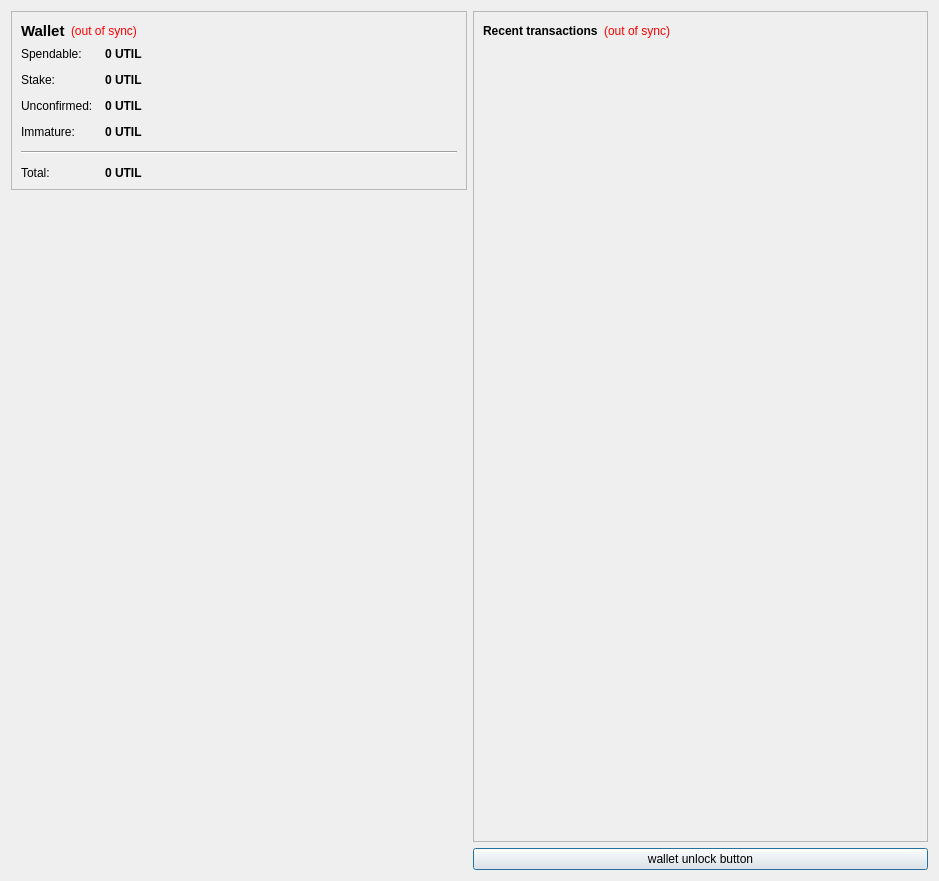
<?xml version="1.0" encoding="UTF-8"?>
<ui version="4.0">
 <class>OverviewPage</class>
 <widget class="QWidget" name="OverviewPage">
  <property name="geometry">
   <rect>
    <x>0</x>
    <y>0</y>
    <width>939</width>
    <height>881</height>
   </rect>
  </property>
  <property name="windowTitle">
   <string>Form</string>
  </property>
  <layout class="QHBoxLayout" name="horizontalLayout" stretch="0,0">
   <item>
    <layout class="QVBoxLayout" name="verticalLayout_2">
     <item>
      <widget class="QFrame" name="frame">
       <property name="frameShape">
        <enum>QFrame::StyledPanel</enum>
       </property>
       <property name="frameShadow">
        <enum>QFrame::Raised</enum>
       </property>
       <layout class="QVBoxLayout" name="verticalLayout_4">
        <item>
         <layout class="QHBoxLayout" name="horizontalLayout_4">
          <item>
           <widget class="QLabel" name="label_5">
            <property name="font">
             <font>
              <pointsize>11</pointsize>
              <weight>75</weight>
              <bold>true</bold>
             </font>
            </property>
            <property name="text">
             <string>Wallet</string>
            </property>
           </widget>
          </item>
          <item>
           <widget class="QLabel" name="labelWalletStatus">
            <property name="toolTip">
             <string>The displayed information may be out of date. Your wallet automatically synchronizes with the UtilityCoin network after a connection is established, but this process has not completed yet.</string>
            </property>
            <property name="styleSheet">
             <string notr="true">QLabel { color: red; }</string>
            </property>
            <property name="text">
             <string notr="true">(out of sync)</string>
            </property>
            <property name="alignment">
             <set>Qt::AlignLeading|Qt::AlignLeft|Qt::AlignVCenter</set>
            </property>
           </widget>
          </item>
          <item>
           <spacer name="horizontalSpacer_2">
            <property name="orientation">
             <enum>Qt::Horizontal</enum>
            </property>
            <property name="sizeHint" stdset="0">
             <size>
              <width>40</width>
              <height>20</height>
             </size>
            </property>
           </spacer>
          </item>
         </layout>
        </item>
        <item>
         <layout class="QFormLayout" name="formLayout_2">
          <property name="fieldGrowthPolicy">
           <enum>QFormLayout::AllNonFixedFieldsGrow</enum>
          </property>
          <property name="horizontalSpacing">
           <number>12</number>
          </property>
          <property name="verticalSpacing">
           <number>12</number>
          </property>
          <item row="0" column="0">
           <widget class="QLabel" name="label">
            <property name="text">
             <string>Spendable:</string>
            </property>
           </widget>
          </item>
          <item row="0" column="1">
           <widget class="QLabel" name="labelBalance">
            <property name="font">
             <font>
              <weight>75</weight>
              <bold>true</bold>
             </font>
            </property>
            <property name="cursor">
             <cursorShape>IBeamCursor</cursorShape>
            </property>
            <property name="toolTip">
             <string>Your current spendable balance</string>
            </property>
            <property name="text">
             <string notr="true">0 UTIL</string>
            </property>
            <property name="textInteractionFlags">
             <set>Qt::LinksAccessibleByMouse|Qt::TextSelectableByKeyboard|Qt::TextSelectableByMouse</set>
            </property>
           </widget>
          </item>
          <item row="1" column="0">
           <widget class="QLabel" name="label_6">
            <property name="text">
             <string>Stake:</string>
            </property>
           </widget>
          </item>
          <item row="1" column="1">
           <widget class="QLabel" name="labelStake">
            <property name="font">
             <font>
              <weight>75</weight>
              <bold>true</bold>
             </font>
            </property>
            <property name="cursor">
             <cursorShape>IBeamCursor</cursorShape>
            </property>
            <property name="toolTip">
             <string>Total of coins that was staked, and do not yet count toward the current balance</string>
            </property>
            <property name="text">
             <string notr="true">0 UTIL</string>
            </property>
            <property name="textInteractionFlags">
             <set>Qt::LinksAccessibleByMouse|Qt::TextSelectableByKeyboard|Qt::TextSelectableByMouse</set>
            </property>
           </widget>
          </item>
          <item row="2" column="0">
           <widget class="QLabel" name="label_3">
            <property name="text">
             <string>Unconfirmed:</string>
            </property>
           </widget>
          </item>
          <item row="2" column="1">
           <widget class="QLabel" name="labelUnconfirmed">
            <property name="font">
             <font>
              <weight>75</weight>
              <bold>true</bold>
             </font>
            </property>
            <property name="cursor">
             <cursorShape>IBeamCursor</cursorShape>
            </property>
            <property name="toolTip">
             <string>Total of transactions that have yet to be confirmed, and do not yet count toward the current balance</string>
            </property>
            <property name="text">
             <string notr="true">0 UTIL</string>
            </property>
            <property name="textInteractionFlags">
             <set>Qt::LinksAccessibleByMouse|Qt::TextSelectableByKeyboard|Qt::TextSelectableByMouse</set>
            </property>
           </widget>
          </item>
          <item row="3" column="0">
           <widget class="QLabel" name="labelImmatureText">
            <property name="text">
             <string>Immature:</string>
            </property>
           </widget>
          </item>
          <item row="3" column="1">
           <widget class="QLabel" name="labelImmature">
            <property name="font">
             <font>
              <weight>75</weight>
              <bold>true</bold>
             </font>
            </property>
            <property name="toolTip">
             <string>Mined balance that has not yet matured</string>
            </property>
            <property name="text">
             <string notr="true">0 UTIL</string>
            </property>
            <property name="textInteractionFlags">
             <set>Qt::LinksAccessibleByMouse|Qt::TextSelectableByKeyboard|Qt::TextSelectableByMouse</set>
            </property>
           </widget>
          </item>
          <item row="4" column="0" colspan="2">
           <widget class="Line" name="line">
            <property name="orientation">
             <enum>Qt::Horizontal</enum>
            </property>
           </widget>
          </item>
          <item row="5" column="0">
           <widget class="QLabel" name="labelTotalText">
            <property name="text">
             <string>Total:</string>
            </property>
           </widget>
          </item>
          <item row="5" column="1">
           <widget class="QLabel" name="labelTotal">
            <property name="font">
             <font>
              <weight>75</weight>
              <bold>true</bold>
             </font>
            </property>
            <property name="cursor">
             <cursorShape>IBeamCursor</cursorShape>
            </property>
            <property name="toolTip">
             <string>Your current total balance</string>
            </property>
            <property name="text">
             <string notr="true">0 UTIL</string>
            </property>
            <property name="textInteractionFlags">
             <set>Qt::LinksAccessibleByMouse|Qt::TextSelectableByKeyboard|Qt::TextSelectableByMouse</set>
            </property>
           </widget>
          </item>
         </layout>
        </item>
       </layout>
      </widget>
     </item>
     <item>
      <spacer name="verticalSpacer_4">
       <property name="orientation">
        <enum>Qt::Vertical</enum>
       </property>
       <property name="sizeHint" stdset="0">
        <size>
         <width>20</width>
         <height>40</height>
        </size>
       </property>
      </spacer>
     </item>
     <item>
      <widget class="QLabel" name="label_2">
       <property name="text">
        <string/>
       </property>
       <property name="pixmap">
        <pixmap resource="../bitcoin.qrc">:/images/Wallet_Logo</pixmap>
       </property>
       <property name="alignment">
        <set>Qt::AlignCenter</set>
       </property>
      </widget>
     </item>
     <item>
      <spacer name="verticalSpacer">
       <property name="orientation">
        <enum>Qt::Vertical</enum>
       </property>
       <property name="sizeHint" stdset="0">
        <size>
         <width>20</width>
         <height>40</height>
        </size>
       </property>
      </spacer>
     </item>
    </layout>
   </item>
   <item>
    <layout class="QVBoxLayout" name="verticalLayout_3">
     <item>
      <widget class="QFrame" name="frame_2">
       <property name="frameShape">
        <enum>QFrame::StyledPanel</enum>
       </property>
       <property name="frameShadow">
        <enum>QFrame::Raised</enum>
       </property>
       <layout class="QVBoxLayout" name="verticalLayout">
        <item>
         <layout class="QHBoxLayout" name="horizontalLayout_2">
          <item>
           <widget class="QLabel" name="label_4">
            <property name="text">
             <string>&lt;b&gt;Recent transactions&lt;/b&gt;</string>
            </property>
           </widget>
          </item>
          <item>
           <widget class="QLabel" name="labelTransactionsStatus">
            <property name="toolTip">
             <string>The displayed information may be out of date. Your wallet automatically synchronizes with the UtilityCoin network after a connection is established, but this process has not completed yet.</string>
            </property>
            <property name="styleSheet">
             <string notr="true">QLabel { color: red; }</string>
            </property>
            <property name="text">
             <string notr="true">(out of sync)</string>
            </property>
            <property name="alignment">
             <set>Qt::AlignRight|Qt::AlignTrailing|Qt::AlignVCenter</set>
            </property>
           </widget>
          </item>
          <item>
           <spacer name="horizontalSpacer">
            <property name="orientation">
             <enum>Qt::Horizontal</enum>
            </property>
            <property name="sizeHint" stdset="0">
             <size>
              <width>40</width>
              <height>20</height>
             </size>
            </property>
           </spacer>
          </item>
         </layout>
        </item>
        <item>
         <widget class="QListView" name="listTransactions">
          <property name="styleSheet">
           <string notr="true">QListView { background: transparent; }</string>
          </property>
          <property name="frameShape">
           <enum>QFrame::NoFrame</enum>
          </property>
          <property name="verticalScrollBarPolicy">
           <enum>Qt::ScrollBarAlwaysOff</enum>
          </property>
          <property name="horizontalScrollBarPolicy">
           <enum>Qt::ScrollBarAlwaysOff</enum>
          </property>
          <property name="selectionMode">
           <enum>QAbstractItemView::NoSelection</enum>
          </property>
         </widget>
        </item>
       </layout>
      </widget>
     </item>
     <item>
      <widget class="QPushButton" name="unlockWalletButton">
       <property name="sizePolicy">
        <sizepolicy hsizetype="Minimum" vsizetype="Fixed">
         <horstretch>0</horstretch>
         <verstretch>0</verstretch>
        </sizepolicy>
       </property>
       <property name="maximumSize">
        <size>
         <width>16777214</width>
         <height>16777214</height>
        </size>
       </property>
       <property name="toolTip">
        <string/>
       </property>
       <property name="text">
        <string>wallet unlock button</string>
       </property>
       <property name="checkable">
        <bool>false</bool>
       </property>
       <property name="autoDefault">
        <bool>false</bool>
       </property>
       <property name="default">
        <bool>true</bool>
       </property>
       <property name="flat">
        <bool>false</bool>
       </property>
      </widget>
     </item>
    </layout>
   </item>
  </layout>
 </widget>
 <resources>
  <include location="../bitcoin.qrc"/>
 </resources>
 <connections/>
</ui>
